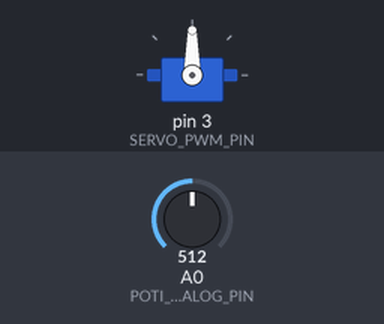
A sketch run on a simulated Arduino Uno, built with avr-gcc and run on an emulated ATmega328P. Shown: servo. Inputs (shaded band) come from the test bench; at power-on: A0 (POTI_ANALOG_PIN) = 512. What the sketch prints to the serial monitor is not drawn.

Above: at 1.2 s.
1.3 s: A0 (POTI_ANALOG_PIN) set to 716
At 1.8 s:
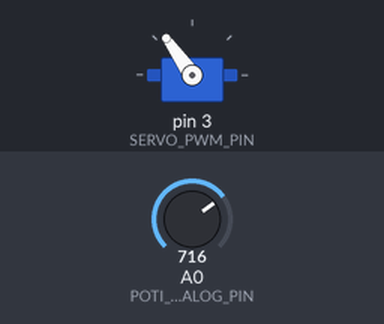
2.8 s: A0 (POTI_ANALOG_PIN) set to 900
At 3.1 s:
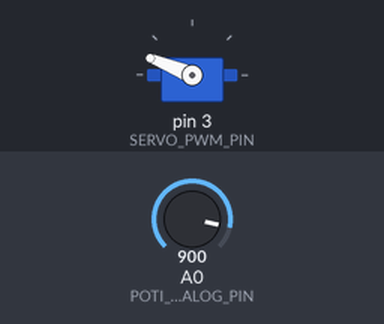
4.3 s: A0 (POTI_ANALOG_PIN) set to 1023
At 5.3 s:
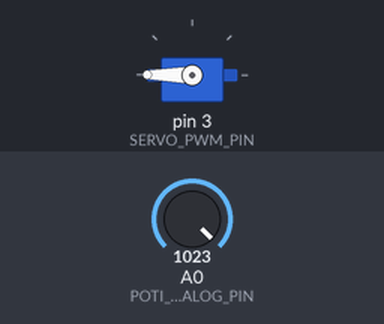
5.8 s: A0 (POTI_ANALOG_PIN) set to 306
At 6.6 s:
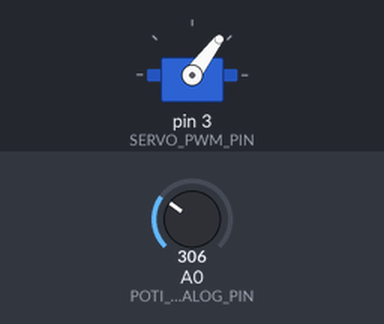
7.3 s: A0 (POTI_ANALOG_PIN) set to 122
At 7.6 s:
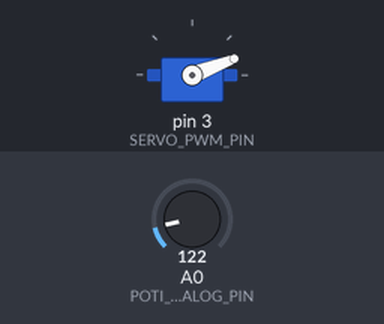
8.8 s: A0 (POTI_ANALOG_PIN) set to 0
At 9.8 s:
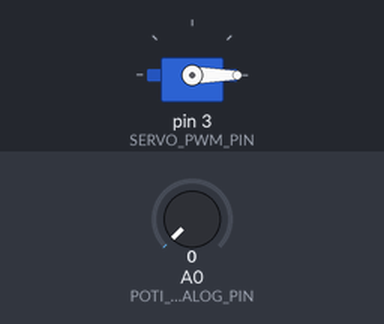
Timing chart, 0 to 11.3 s (numbered marks = the images above; inputs shaded):
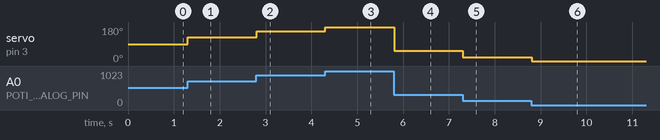

The sketch:

servo-poti.ino
```cpp
#include <Servo.h>

const int SERVO_PWM_PIN = 3;
const int POTI_ANALOG_PIN = 0;

Servo servo;

void setup(void)
{
    Serial.begin(9600);
    //servo.attach(SERVO_PWM_PIN);
    servo.attach(SERVO_PWM_PIN, 400, 2600);
}

void loop(void)
{
    uint16_t poti = analogRead(POTI_ANALOG_PIN);
    uint8_t pos = map(poti, 0, 1023, 0, 180);
    Serial.println(pos);
    servo.write(pos);
}
```

Measured:
- after the input at 1.3 s, servo on pin 3 (SERVO_PWM_PIN): 90° → 125° at once
- after the input at 2.8 s, servo on pin 3 (SERVO_PWM_PIN): 125° → 158° at once
- after the input at 4.3 s, servo on pin 3 (SERVO_PWM_PIN): 158° → 180° at once
- after the input at 5.8 s, servo on pin 3 (SERVO_PWM_PIN): 180° → 53° at once
- after the input at 7.3 s, servo on pin 3 (SERVO_PWM_PIN): 53° → 21° at once
- after the input at 8.8 s, servo on pin 3 (SERVO_PWM_PIN): 21° → 0° at once
